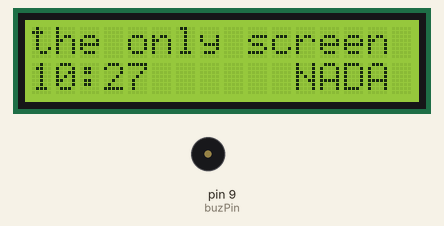
Bench run of a sketch on a simulated Arduino Uno, built with avr-gcc and run on an emulated ATmega328P. Parts: 16×2 character LCD, buzzer (waves = sounding). The local clock reads 2024-03-15 10:24:30 at power-on unless the sketch sets it.

Above: at 0.1 s.
At 69.2 s:
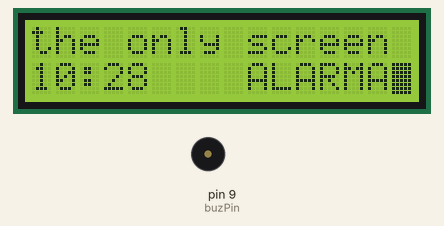
At 70.2 s:
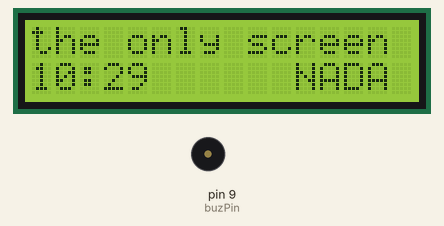
Timing chart, 0 to 71.7 s (numbered marks = the images above):
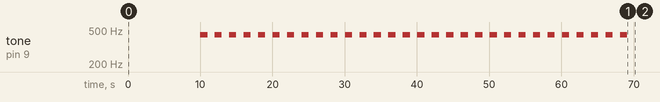

Measured:
- by itself, tone on pin 9 (buzPin): silent → 440 Hz at 10.0 s, → silent 1.0 s later, → 440 Hz 1.0 s later, → silent 1.0 s later, … (60 changes in this stretch)

The sketch:

alarm_sourceCode_workshop_edition.ino
```cpp
// librerias
#include <LiquidCrystal.h>
#include <RTClib.h>

// iniciar módulos
RTC_DS3231 rtc;

const int rs = 12, en = 11, d4 = 5, d5 = 4, d6 = 3, d7 = 2;
LiquidCrystal lcd(rs, en, d4, d5, d6, d7);

// variables
int buzPin = 9;
int horaAlarma = 10;
int minutoAlarma = 28;

void setup() {
  // configurar LCD
  lcd.begin(16, 2);
  lcd.setCursor(0, 0);
  lcd.print("the only screen");

  // iniciar Serial
  Serial.begin(9600);

  // configurar RTC
  if (! rtc.begin()) {
	Serial.println("Couldn't find RTC");
	Serial.flush();
	while (1);

  // configurar buzzer
  pinMode(buzPin, OUTPUT);
  }

 //(año, mes, dia, hora, minuto, segundo)
  rtc.adjust(DateTime(2023, 12, 2, 10, 27, 50));
}

void loop() {
  // imprimir hora : minutos
  DateTime now = rtc.now();

  lcd.setCursor(0, 1);
  lcd.print(now.hour());
  lcd.print(':');
  lcd.print(now.minute());

 // ejecutar en loop la función de la alarma
 alarma(now.hour(),now.minute());
}

// función de alarma
void alarma(int h, int m){
  lcd.setCursor(9, 1);
 // condicional para buscar coincidencia
  if(h==horaAlarma && m==minutoAlarma){
	lcd.blink();
	lcd.print("ALARMA");
	buzzer();
  } else {
	lcd.noBlink();
	lcd.print("  NADA");
  }
}

// función buzzer
void buzzer(){
  tone(buzPin, 440);
  // espera 1 segundo
  delay(1000);
  // apaga el buzzer
  noTone(buzPin);
  // espera 1 segundo
  delay(1000);
}
```
